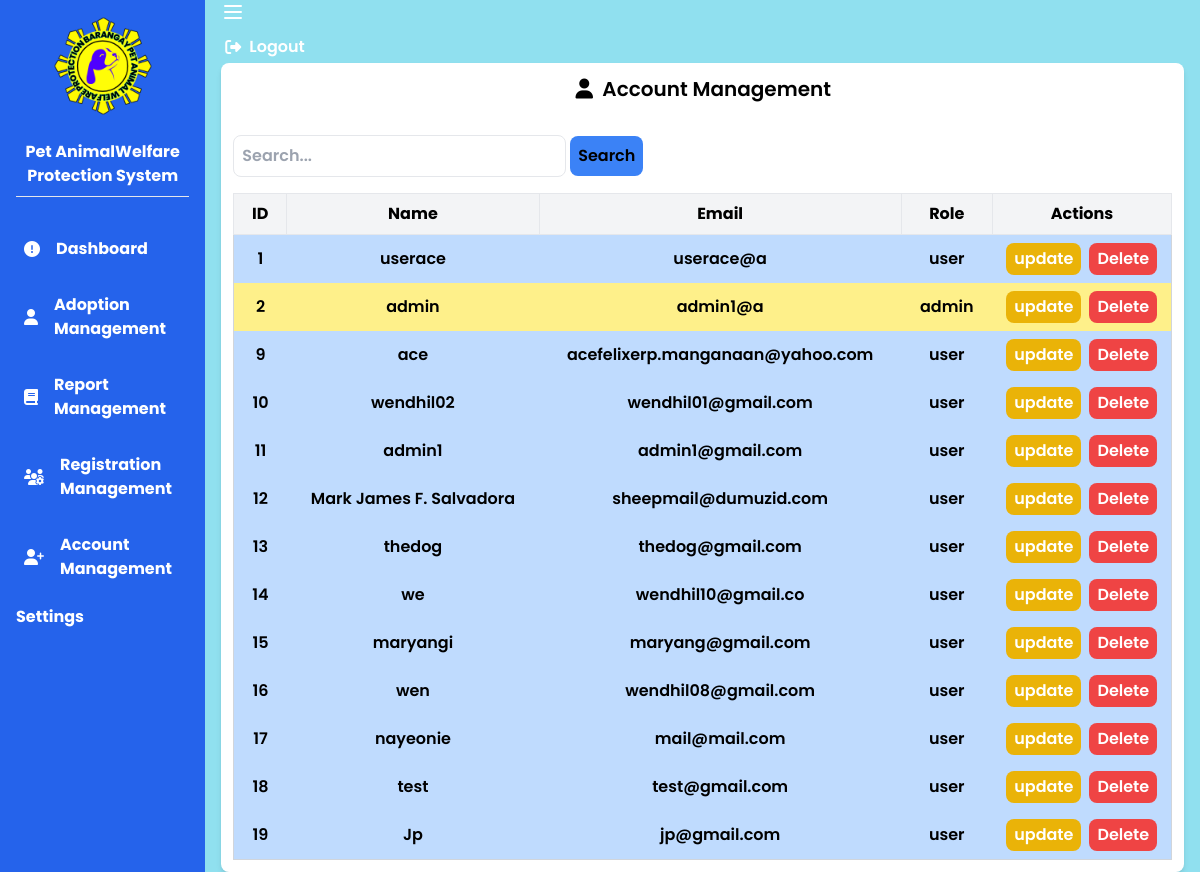
Page /admin/admin_acc.php (signed in) on the committed database.
### tables this page shows
CREATE TABLE `users` (
  `id` int(11) NOT NULL,
  `username` varchar(200) NOT NULL,
  `email` varchar(200) NOT NULL,
  `pwd` varchar(200) NOT NULL,
  `role` enum('admin','user','','') NOT NULL
);

### admin/admin_acc.php (the view, shortened to what this page needs)
<?php
include('../dbconn/config.php');
?>
<!DOCTYPE html>
<html lang="en">
<head>
  <script src="https://cdn.tailwindcss.com"></script>
  <link rel="stylesheet" href="disc/css/style.css">
  <link rel="stylesheet" href="css/style.css">
</head>
<body class="flex bg-[#90e0ef] font-poppins font-semibold">
  <?php include('disc/partials/admin_sidebar.php'); ?>
  <div class="w-full mx-4">
    <?php include('disc/partials/admin_navbar.php'); ?>
    <main id="mainContent" class="">
      <div class="flex justify-center bg-white shadow-md rounded-lg p-3">
        <div class="w-full">
          <h2 class="text-xl font-semibold mb-4 text-center"><i class="fas fa-user w-5 h-5 mr-2"></i>Account Management</h2>
          <div class="flex justify-between py-4">
            <div class="">
              <input class="border p-2 rounded-lg" type="text" placeholder="Search...">
              <button class="bg-blue-500 p-2 rounded-lg hover:text-white">Search</button>
            </div>
          </div>
          <table class="min-w-full border border-gray-300">
            <thead>
              <tr class="bg-gray-100">
                <th class="py-2 px-4 border text-center">ID</th>
                <th class="py-2 px-4 border text-center">Name</th>
                <th class="py-2 px-4 border text-center">Email</th>
                <th class="py-2 px-4 border text-center">Role</th>
                <th class="py-2 px-4 border text-center">Actions</th>
              </tr>
            </thead>
            <tbody>
            <?php
$sql = "SELECT id, username, email, role FROM users";
$result = $conn->query($sql);
if ($result->num_rows > 0) {
  $userTypeColors = [
    'admin' => 'bg-yellow-200',
    'user' => 'bg-blue-200',
  ];
  while ($row = $result->fetch_assoc()) {
    $rowClass = isset($userTypeColors[$row['role']]) ? $userTypeColors[$row['role']] : 'bg-gray-200';
    echo "<tr class='$rowClass'>";
    echo "<td class='py-2 px-4  text-center'>" . $row['id'] . "</td>";
    echo "<td class='py-2 px-4  text-center'>" . $row['username'] . "</td>";
    echo "<td class='py-2 px-4  text-center'>" . $row['email'] . "</td>";
    echo "<td class='py-2 px-4  text-center'>" . $row['role'] . "</td>";
    echo "<td class='py-2 px-2 text-center flex justify-center space-x-2'>";
    echo"<a href='#' onclick=\"openUpdateModal('{$row['id']}', '{$row['username']}', '{$row['email']}', '{$row['role']}')\" class='bg-yellow-500 text-white px-2 py-1 rounded-lg hover:bg-yellow-600''>update</a>";
    echo"<a href='#' onclick=\"openDeleteModal('{$row['id']}')\" class='bg-red-500 text-white px-2 py-1 rounded-lg hover:bg-red-600'>Delete</a>";
    echo"</td>";
    echo "</tr>";
  }
} else {
  echo "<tr><td colspan='5' class='py-2 px-4 border text-center'>No users found</td></tr>";
}
?>
            </tbody>
          </table>
        </div>
      </div>
    </main>
  </div>
</body>
</html>

### admin/disc/partials/admin_sidebar.php (shortened to what this page needs)
<link rel="stylesheet" href="https://cdnjs.cloudflare.com/ajax/libs/font-awesome/6.6.0/css/all.min.css"
 />
<div id="sidebar" class="bg-blue-600 text-white w-64 transition-width duration-300 min-h-screen flex flex-col sidebar-expanded font-poppins">
    <div class="flex justify-center ">
      <div class="flex justify-center p-4 ">
        <img width="100" height="100" src="img/barangay.png" alt="">
      </div>
    </div>
    <a href="admin_dashboard.php" data-content="dashboard" class="text-center font-bold space-x-4 p-2 ">
        <span class="sidebar-text">Pet AnimalWelfare Protection System</span>
      </a>
    <hr class="mx-4">
    <nav class="flex-1 flex flex-col space-y-4 mt-4 p-4">
      <a href="admin_dashboard.php" data-content="dashboard" class="flex font-bold items-center space-x-4 p-2 hover:bg-blue-700 rounded">
        <i class="fa-solid fa-circle-exclamation"></i>
        <span class="sidebar-text">Dashboard</span>
      </a>
      <a href="admin_adoption.php" data-content="registration" class="flex font-bold items-center space-x-4 p-2 hover:bg-blue-700 rounded">
        <i class="fa-solid fa-user"></i>
        <span class="sidebar-text">Adoption Management</span>
      </a>
      <a href="admin_report.php" data-content="registration" class="flex font-bold items-center space-x-4 p-2 hover:bg-blue-700 rounded">
        <i class="fa-solid fa-book"></i>
        <span class="sidebar-text">Report Management</span>
      </a>
      <a href="admin_reg.php" data-content="registration" class="flex font-bold items-center space-x-4 p-2 hover:bg-blue-700 rounded">
        <i class="fa-solid fa-users-gear"></i>
        <span class="sidebar-text">Registration Management</span>
      </a>
      <a href="admin_acc.php" data-content="registration" class="flex font-bold items-center space-x-4 p-2 hover:bg-blue-700 rounded">
        <i class="fa-solid fa-user-plus"></i>
        <span class="sidebar-text">Account Management</span>
      </a>
      <span class="sidebar-text"><h1 class="font-bold">Settings</h1></span>
    </nav>
</div>

### admin/disc/partials/admin_navbar.php (shortened to what this page needs)
<link rel="stylesheet" href="https://cdnjs.cloudflare.com/ajax/libs/font-awesome/6.6.0/css/all.min.css" />
<header class="header">
    <button id="sidebarToggle" class="text-white focus:outline-none">
        <svg xmlns="http://www.w3.org/2000/svg" class="h-6 w-6" fill="none" viewBox="0 0 24 24" stroke="currentColor">
            <path stroke-linecap="round" stroke-linejoin="round" stroke-width="2" d="M4 6h16M4 12h16M4 18h16" />
        </svg>
    </button>
    <div class="relative">
        <button id="logoutBtn" class="flex items-center gap-2 text-white hover:bg-blue-700 rounded-lg p-1 focus:outline-none transition duration-200 ease-in-out" onclick="showModal()">
            <i class="fas fa-sign-out-alt"></i>
            <span class="hidden md:block">Logout</span>
        </button>
    </div>
</header>

### admin/disc/css/style.css (style rules this page uses)
.transition-width { transition: width 0.3s; }
.sidebar-text { display: none; }
.sidebar-expanded .sidebar-text { display: block; }

### admin/disc/partials/admin_sidebar.php (style rules this page uses)
.font-poppins { font-family: 'Poppins', sans-serif; }

### rows in the picture
users: id "1", username "userace", email "userace@a", role "user"
users: id "2", username "admin", email "admin1@a", role "admin"
users: id "9", username "ace", email "acefelixerp.manganaan@yahoo.com", role "user"
users: id "10", username "wendhil02", email "wendhil01@gmail.com", role "user"
users: id "11", username "admin1", email "admin1@gmail.com", role "user"
users: id "12", username "Mark James F. Salvadora", email "sheepmail@dumuzid.com", role "user"
users: id "13", username "thedog", email "thedog@gmail.com", role "user"
users: id "14", username "we", email "wendhil10@gmail.co", role "user"
users: id "15", username "maryangi", email "maryang@gmail.com", role "user"
users: id "16", username "wen", email "wendhil08@gmail.com", role "user"
users: id "17", username "nayeonie", email "mail@mail.com", role "user"
users: id "18", username "test", email "test@gmail.com", role "user"
users: id "19", username "Jp", email "jp@gmail.com", role "user"
